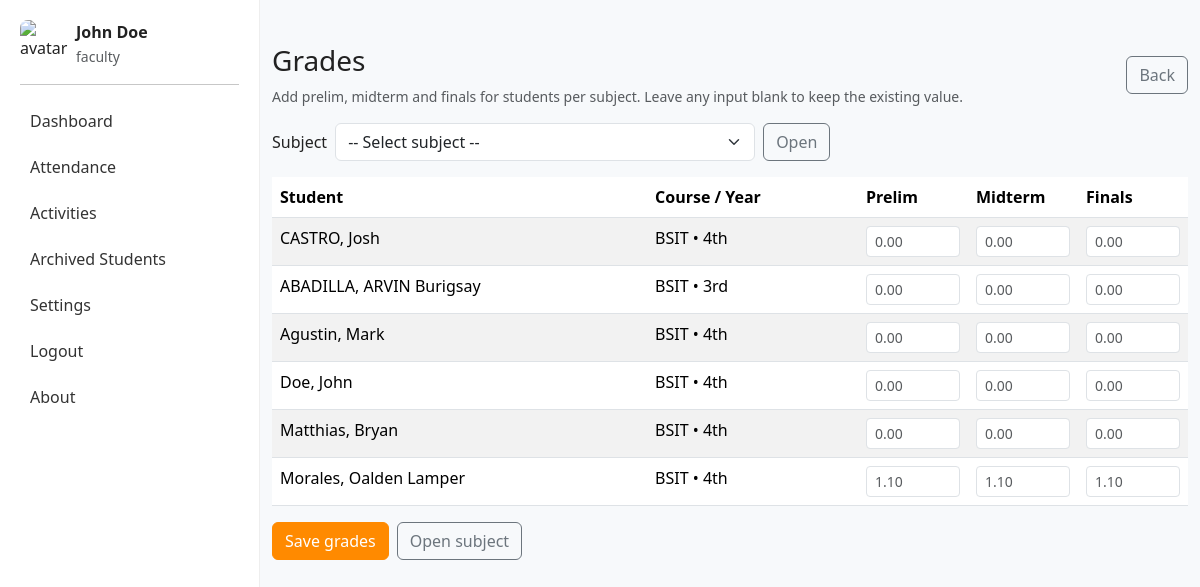
/faculty/grades.php?subject_id=2 (signed in), run on an earlier commit of the app's database.
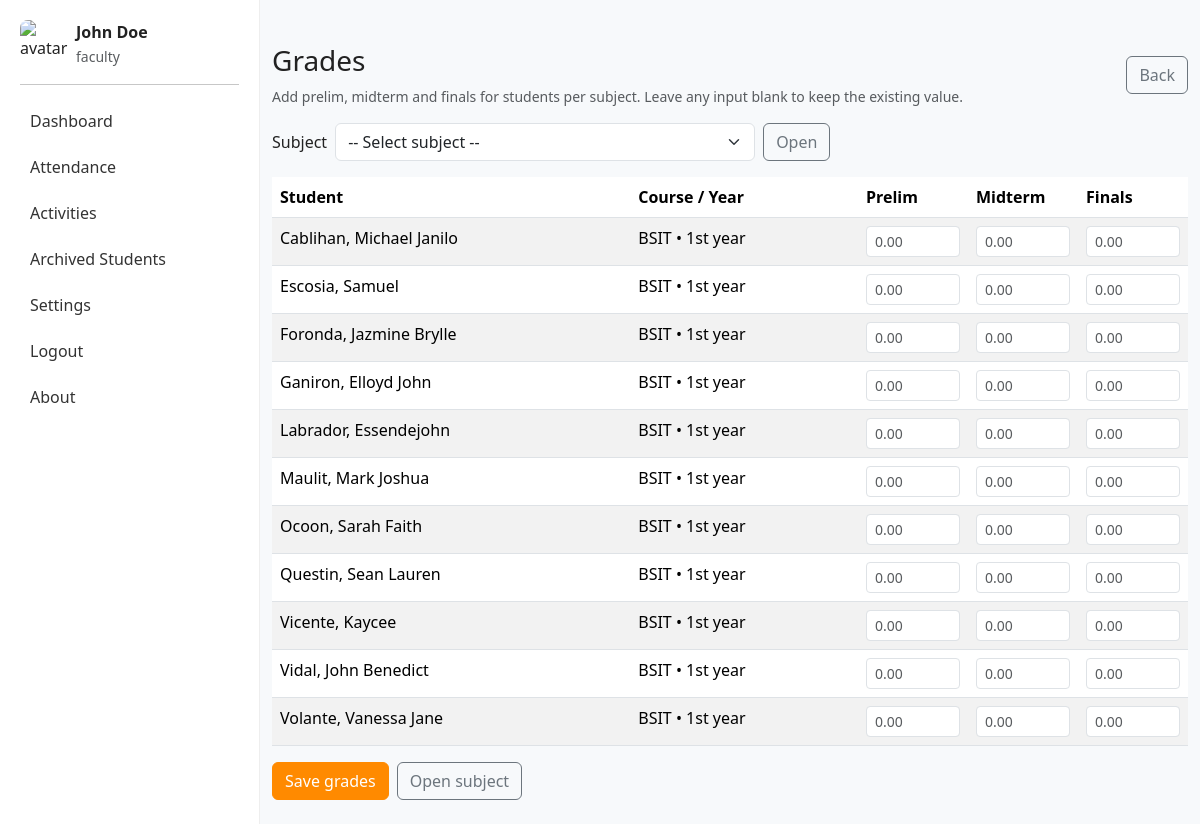
And on a later commit of the database.
### tables this page shows
CREATE TABLE `students` (
  `id` int(11) NOT NULL,
  `subject_id` int(11) NOT NULL,
  `lastname` varchar(255) NOT NULL,
  `firstname` varchar(255) NOT NULL,
  `course` varchar(100) DEFAULT '',
  `year_level` varchar(50) DEFAULT '',
  `avatar` varchar(255) DEFAULT 'assets/img/default-avatar.png',
  `archived` tinyint(1) DEFAULT '0',
  `created_at` timestamp NOT NULL DEFAULT CURRENT_TIMESTAMP
);

CREATE TABLE `grades` (
  `id` int(11) NOT NULL,
  `student_id` int(11) NOT NULL,
  `subject_id` int(11) NOT NULL,
  `prelim` decimal(5,2) DEFAULT '0.00',
  `midterm` decimal(5,2) DEFAULT '0.00',
  `finals` decimal(5,2) DEFAULT '0.00',
  `updated_at` timestamp NOT NULL DEFAULT CURRENT_TIMESTAMP ON UPDATE CURRENT_TIMESTAMP
);

### config.php (called while the page is built, shortened)
<?php
function current_user(){
    return $_SESSION['user'] ?? null;
}

### faculty/grades.php (the view, shortened to what the changed rows need)
<?php
require_once '../config.php';
$pdo = pdo();
$subject_id = intval($_GET['subject_id'] ?? 0);
$students = [];
if($subject_id){
    $sstmt = $pdo->prepare("SELECT * FROM students WHERE subject_id = ? AND archived = 0 ORDER BY lastname, firstname");
    $sstmt->execute([$subject_id]);
    $students = $sstmt->fetchAll();
    $ids = array_map(function($s){ return (int)$s['id']; }, $students);
    $grades = [];
    if(!empty($ids)){
        $placeholders = implode(',', array_fill(0, count($ids), '?'));
        $gstmt = $pdo->prepare("SELECT * FROM grades WHERE subject_id = ? AND student_id IN ($placeholders)");
        $gstmt->execute(array_merge([$subject_id], $ids));
        foreach($gstmt->fetchAll() as $g){
            $grades[$g['student_id']] = $g;
        }
    }
}
?>
<!doctype html>
<html>
<head>
  <link href="https://cdn.jsdelivr.net/npm/bootstrap@5.3.2/dist/css/bootstrap.min.css" rel="stylesheet">
  <link rel="stylesheet" href="../assets/css/style.css">
</head>
<body>
  <?php include '../shared/left_nav.php'; ?>
  <main class="main-content">
    <div class="container py-4">
      <?php if($subject_id): ?>
        <form method="post">
          <table class="table table-striped">
            <thead>
              <tr>
                <th>Student</th>
                <th>Course / Year</th>
                <th style="width:110px">Prelim</th>
                <th style="width:110px">Midterm</th>
                <th style="width:110px">Finals</th>
              </tr>
            </thead>
            <tbody>
              <?php if(empty($students)): ?>
                <tr><td colspan="5">No students in this subject.</td></tr>
              <?php else: ?>
                <?php foreach($students as $st):
                  $g = $grades[$st['id']] ?? null;
                ?>
                  <tr>
                    <td><?php echo htmlspecialchars($st['lastname'].', '.$st['firstname']) ?></td>
                    <td><?php echo htmlspecialchars($st['course'].' • '.$st['year_level']) ?></td>
                    <td><input step="0.01" min="0" type="number" name="grades[<?php echo $st['id'] ?>][prelim]" class="form-control form-control-sm" placeholder="<?php echo $g ? htmlspecialchars($g['prelim']) : '' ?>"></td>
                    <td><input step="0.01" min="0" type="number" name="grades[<?php echo $st['id'] ?>][midterm]" class="form-control form-control-sm" placeholder="<?php echo $g ? htmlspecialchars($g['midterm']) : '' ?>"></td>
                    <td><input step="0.01" min="0" type="number" name="grades[<?php echo $st['id'] ?>][finals]" class="form-control form-control-sm" placeholder="<?php echo $g ? htmlspecialchars($g['finals']) : '' ?>"></td>
                  </tr>
                <?php endforeach; ?>
              <?php endif; ?>
            </tbody>
          </table>
        </form>
      <?php endif; ?>
    </div>
  </main>
</body>
</html>

### shared/left_nav.php (shortened to what the changed rows need)
<?php
require_once __DIR__ . '/../config.php';
$user = current_user();
function url($path) {
    $base = rtrim(BASE_URL, '/');
    return $base . '/' . ltrim($path, '/');
}
$currentUrl = (isset($_SERVER['HTTPS']) && $_SERVER['HTTPS'] === 'on' ? "https" : "http") . "://$_SERVER[HTTP_HOST]$_SERVER[REQUEST_URI]";
$currentPath = parse_url($currentUrl, PHP_URL_PATH);
?>
<div class="left-sidebar" id="classflow-left-nav">
  <div class="d-flex align-items-center mb-3">
    <img src="<?php echo htmlspecialchars($user['avatar'] ?? 'assets/img/default-avatar.png') ?>" class="avatar-sm me-2" alt="avatar">
    <div>
    </div>
  </div>
  <hr>
  <?php if($user['role']==='admin'): ?>
    <?php
      $links = [
        ['label'=>'Admin Panel','href'=>url('classmng2/admin.php')],
        ['label'=>'Backup / Export','href'=>url('classmng2/backup.php')],
        ['label'=>'Logout','href'=>url('classmng2/logout.php')],
      ];
    ?>
    <?php foreach($links as $l):
      $isActive = ($currentPath === parse_url($l['href'], PHP_URL_PATH));
    ?>
      <a class="nav-link <?php echo $isActive ? 'active' : '' ?>" href="<?php echo $l['href'] ?>" data-route="<?php echo htmlspecialchars(parse_url($l['href'], PHP_URL_PATH)) ?>">
        <?php echo htmlspecialchars($l['label']) ?>
      </a>
    <?php endforeach; ?>
  <?php else: ?>
    <?php
      $links = [
        ['label'=>'Dashboard','href'=>url('classmng2/faculty/dashboard.php')],
        ['label'=>'Attendance','href'=>url('classmng2/faculty/attendance.php')],
        ['label'=>'Activities','href'=>url('classmng2/faculty/activities.php')],
        ['label'=>'Archived Students','href'=>url('classmng2/faculty/archives.php')],
        ['label'=>'Settings','href'=>url('classmng2/faculty/settings.php')],
        ['label'=>'Logout','href'=>url('classmng2/logout.php')],
        ['label'=>'About','href'=>url('classmng2/about.php')],
      ];
    ?>
    <?php foreach($links as $l):
      $isActive = ($currentPath === parse_url($l['href'], PHP_URL_PATH));
    ?>
      <a class="nav-link <?php echo $isActive ? 'active' : '' ?>" href="<?php echo $l['href'] ?>" data-route="<?php echo htmlspecialchars(parse_url($l['href'], PHP_URL_PATH)) ?>">
        <?php echo htmlspecialchars($l['label']) ?>
      </a>
    <?php endforeach; ?>
  <?php endif; ?>
</div>

What changed in the data, as far as the page shows it:
removed students: lastname+firstname "CASTRO, Josh", course+year_level "BSIT • 4th", id.prelim "0.00", id.midterm "0.00", id.finals "0.00"
removed students: lastname+firstname "ABADILLA, ARVIN Burigsay", course+year_level "BSIT • 3rd", id.prelim "0.00", id.midterm "0.00", id.finals "0.00"
removed students: lastname+firstname "Agustin, Mark", course+year_level "BSIT • 4th", id.prelim "0.00", id.midterm "0.00", id.finals "0.00"
removed students: lastname+firstname "Doe, John", course+year_level "BSIT • 4th", id.prelim "0.00", id.midterm "0.00", id.finals "0.00"
removed students: lastname+firstname "Matthias, Bryan", course+year_level "BSIT • 4th", id.prelim "0.00", id.midterm "0.00", id.finals "0.00"
removed students: lastname+firstname "Morales, Oalden Lamper", course+year_level "BSIT • 4th", id.prelim "1.10", id.midterm "1.10", id.finals "1.10"
added students: lastname+firstname "Cablihan, Michael Janilo", course+year_level "BSIT • 1st year", id.prelim "0.00", id.midterm "0.00", id.finals "0.00"
added students: lastname+firstname "Escosia, Samuel", course+year_level "BSIT • 1st year", id.prelim "0.00", id.midterm "0.00", id.finals "0.00"
added students: lastname+firstname "Foronda, Jazmine Brylle", course+year_level "BSIT • 1st year", id.prelim "0.00", id.midterm "0.00", id.finals "0.00"
added students: lastname+firstname "Ganiron, Elloyd John", course+year_level "BSIT • 1st year", id.prelim "0.00", id.midterm "0.00", id.finals "0.00"
added students: lastname+firstname "Labrador, Essendejohn", course+year_level "BSIT • 1st year", id.prelim "0.00", id.midterm "0.00", id.finals "0.00"
added students: lastname+firstname "Maulit, Mark Joshua", course+year_level "BSIT • 1st year", id.prelim "0.00", id.midterm "0.00", id.finals "0.00"
added students: lastname+firstname "Ocoon, Sarah Faith", course+year_level "BSIT • 1st year", id.prelim "0.00", id.midterm "0.00", id.finals "0.00"
added students: lastname+firstname "Questin, Sean Lauren", course+year_level "BSIT • 1st year", id.prelim "0.00", id.midterm "0.00", id.finals "0.00"
added students: lastname+firstname "Vicente, Kaycee", course+year_level "BSIT • 1st year", id.prelim "0.00", id.midterm "0.00", id.finals "0.00"
added students: lastname+firstname "Vidal, John Benedict", course+year_level "BSIT • 1st year", id.prelim "0.00", id.midterm "0.00", id.finals "0.00"
added students: lastname+firstname "Volante, Vanessa Jane", course+year_level "BSIT • 1st year", id.prelim "0.00", id.midterm "0.00", id.finals "0.00"
